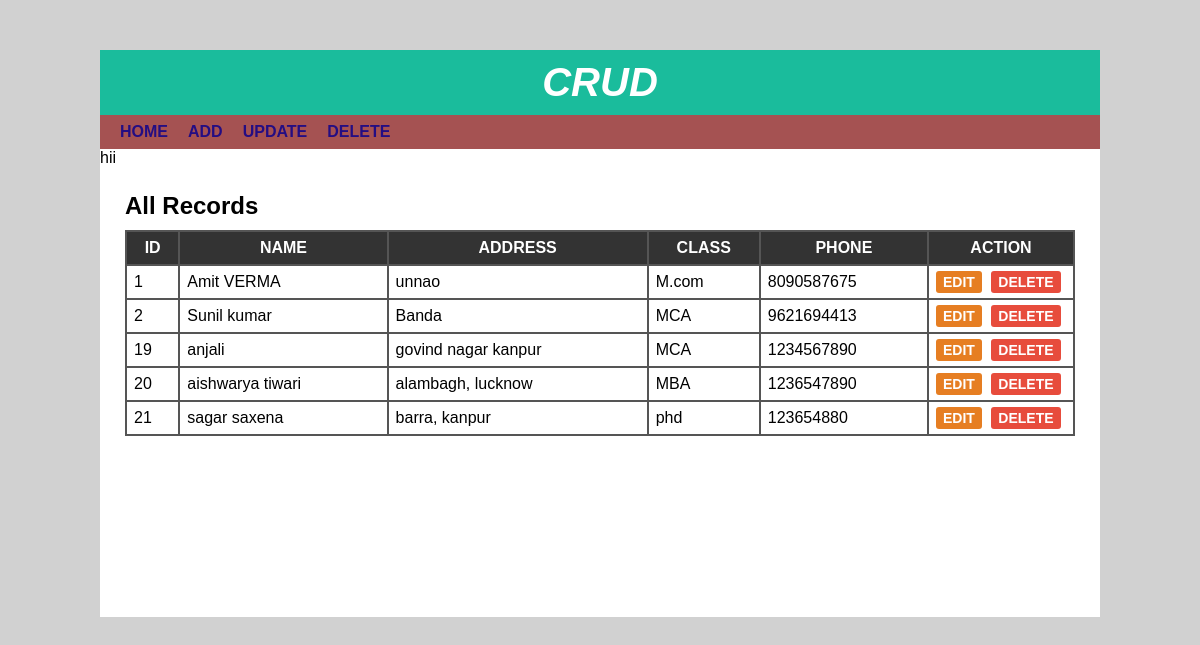
The app's page /index2.php with its own data.
### tables this page shows
CREATE TABLE `student` (
  `sid` int(10) NOT NULL,
  `sname` varchar(30) NOT NULL,
  `saddress` varchar(100) NOT NULL,
  `sclass` int(10) NOT NULL,
  `sphone` varchar(15) NOT NULL
);

CREATE TABLE `studentclass` (
  `cid` int(10) NOT NULL,
  `cname` varchar(100) NOT NULL
);

### index2.php (the view, shortened to what this page needs)
<?php
include 'header.php';
echo"hii";
?>
<div id="main-content">
    <h2>All Records</h2>
    <?php include 'Connection.php';
    $conn =mysqli_connect($servername,$username,$password,$databasename)or die("Connection is Failed");
    $sql = " SELECT* FROM student JOIN studentclass WHERE student.sclass = studentclass.cid";
    $result = mysqli_query($conn, $sql) or die("query Unsuccessful");
    if(mysqli_num_rows($result)>0) {
    ?>
    <table cellpadding="7px">
        <thead>
        <th>Id</th>
        <th>Name</th>
        <th>Address</th>
        <th>Class</th>
        <th>Phone</th>
        <th>Action</th>
        </thead>
        <tbody >
            <?php  while ($row = mysqli_fetch_assoc($result) ){
            ?>
            <tr>
                <td><?php echo $row['sid'];?></td>
               <td><?php echo $row['sname'];?></td>
                <td><?php echo $row ['saddress'];?></td>
                <td><?php echo $row['cname'];?></td>
                <td> <?php echo $row['sphone'];?></td>
                <td>
                    <a href='edit.php?id=<?php echo $row ['sid'];?>'>Edit</a>
                    <a href='delete-inline.php'>Delete</a>
                </td>
            </tr>
           <?php }?>
        </tbody>
    </table>
   <?php } else {
    echo"<h2>No Record Found</h2>";
   }
   ?>
</div>
</div>
</body>
</html>

### style.css (style rules this page uses)
body { font:16px arial; margin: 0; padding: 0; background: #d1d1d1; }
#main-content { padding: 25px; min-height: 400px; }
#main-content h2 { margin: 0 0 10px; text-transform: capitalize; }
#main-content table { width: 100%; background-color: #555; margin: 0 0 20px; }
#main-content table th { color: #fff; background-color: #333; text-transform: uppercase; }
#main-content table th:last-child { width: 130px; }
#main-content table td { background-color: #fff; }
#main-content table td a { font-size: 14px; font-weight: 600; text-transform: uppercase; padding: 3px 7px; color: #fff; background-color: #e67e22; text-decoration: none; border-radius: 3px; }
#main-content table td a:nth-child(2) { background-color: #e74c3c; margin: 0 0 0 5px; }

### records on screen
student: sid "1", sname "Amit VERMA", saddress "unnao", studentclass.cname "M.com", sphone "8090587675"
student: sid "2", sname "Sunil kumar", saddress "Banda", studentclass.cname "MCA", sphone "9621694413"
student: sid "19", sname "anjali", saddress "govind nagar kanpur", studentclass.cname "MCA", sphone "1234567890"
student: sid "20", sname "aishwarya tiwari", saddress "alambagh, lucknow", studentclass.cname "MBA", sphone "1236547890"
student: sid "21", sname "sagar saxena", saddress "barra, kanpur", studentclass.cname "phd", sphone "123654880"
